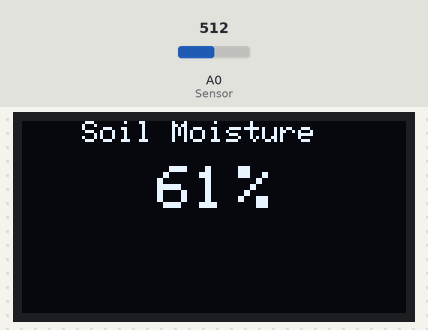
This sketch was run on a simulated Arduino Uno, built with avr-gcc and run on an emulated ATmega328P. Shown: 128×64 one-colour display. The test bench sets the inputs (shaded band); at power-on: A0 (Sensor) = 512. What the sketch prints to the serial monitor is not drawn.

Above: at 1.2 s.
1.3 s: A0 (Sensor) set to 502
At 2.1 s:
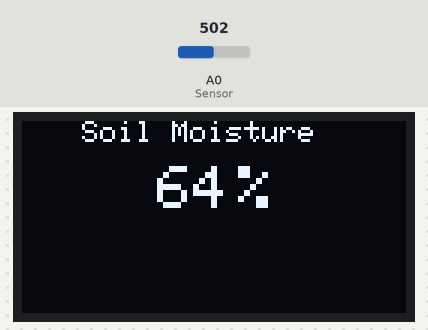
2.9 s: A0 (Sensor) set to 389
At 3.6 s:
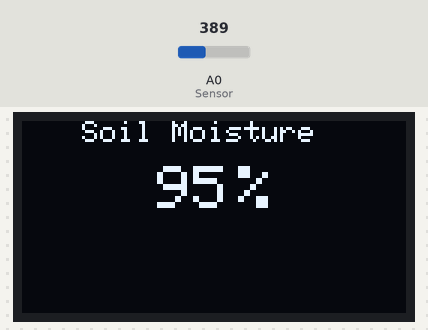
4.6 s: A0 (Sensor) set to 364
At 6.2 s:
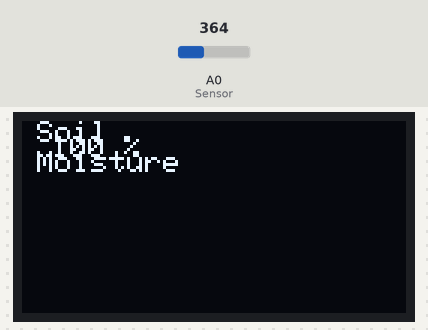
Timing chart, 0 to 7.7 s (numbered marks = the images above; inputs shaded):
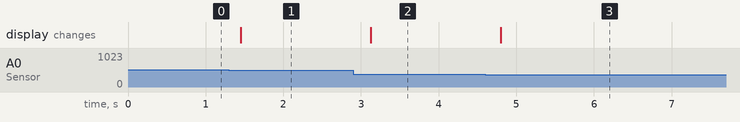

The sketch:

Moisturemeter.ino
```cpp
#include <Wire.h>
#include <Adafruit_GFX.h>
#include <Adafruit_SSD1306.h>

#define OLED_RESET 4
Adafruit_SSD1306 display(OLED_RESET);

const int AirValue = 740;   //you need to replace this value with Value_1
const int WaterValue = 371;  //you need to replace this value with Value_2
int soilMoistureValue = 0;
int soilmoisturepercent=0;
void setup() {
  Serial.begin(9600); // open serial port, set the baud rate to 9600 bps
  display.begin(SSD1306_SWITCHCAPVCC, 0x3C); //initialize with the I2C addr 0x3C (128x64)
  display.clearDisplay();
}
void loop() {
soilMoistureValue = analogRead(A0);  //put Sensor insert into soil
Serial.println(soilMoistureValue);
soilmoisturepercent = map(soilMoistureValue, AirValue, WaterValue, 0, 100);
if(soilmoisturepercent >= 100)
{
  Serial.println("100 %");

  display.setCursor(5,0);  //oled display
  display.setTextSize(1/2);
  display.setTextColor(WHITE);
  display.println("Soil");
  display.setCursor(5,10);
  display.setTextSize(1/2);
  display.setTextColor(WHITE);
  display.println("Moisture");

  display.setCursor(10,5);  //oled display
  display.setTextSize(1/2);
  display.setTextColor(WHITE);
  display.println("100 %");
  display.display();

  delay(210);
  display.clearDisplay();
}
else if(soilmoisturepercent <=0)
{
  Serial.println("0 %");

  display.setCursor(15,0);  //oled display
  display.setTextSize(.5);
  display.setTextColor(WHITE);
  display.println("Soil");
  display.setCursor(10,20);
  display.setTextSize(1/2);
  display.setTextColor(WHITE);
  display.println("Moisture");

  display.setCursor(10,20);  //oled display
  display.setTextSize(.5);
  display.setTextColor(WHITE);
  display.println("0 %");
  display.display();

  delay(250);
  display.clearDisplay();
}
else if(soilmoisturepercent >0 && soilmoisturepercent < 100)
{
  Serial.print(soilmoisturepercent);
  Serial.println("%");

  display.setCursor(20,0);  //oled display
  display.setTextSize(1/2);
  display.setTextColor(WHITE);
  display.println("Soil");
  display.setCursor(50,0);
  display.setTextSize(1/2);
  display.setTextColor(WHITE);
  display.println("Moisture");

  display.setCursor(45,15);  //oled display
  display.setTextSize(2);
  display.setTextColor(WHITE);
  display.println(soilmoisturepercent);
  display.setCursor(60,15);
  display.setTextSize(2);
  display.println(" %");
  display.display();

  delay(250);
  display.clearDisplay();
}
}
```

Measured:
- the behaviour switches between 512 and 511 on A0 (Sensor) (found by bisection; images 0 and 1)
- after the input at 1.3 s, the display: changes after 0.15 s (image 1)
- after the input at 2.9 s, the display: changes after 0.22 s (image 2)
- after the input at 4.6 s, the display: changes after 0.20 s (image 3)
